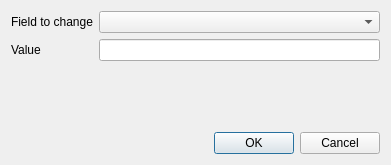
<?xml version="1.0" encoding="UTF-8"?>
<ui version="4.0">
 <class>BatchEditDialog</class>
 <widget class="QDialog" name="BatchEditDialog">
  <property name="geometry">
   <rect>
    <x>0</x>
    <y>0</y>
    <width>391</width>
    <height>165</height>
   </rect>
  </property>
  <property name="windowTitle">
   <string>Batch change</string>
  </property>
  <layout class="QVBoxLayout" name="verticalLayout">
   <item>
    <layout class="QFormLayout" name="formLayout">
     <item row="0" column="0">
      <widget class="QLabel" name="label">
       <property name="text">
        <string>Field to change</string>
       </property>
      </widget>
     </item>
     <item row="0" column="1">
      <widget class="QComboBox" name="m_fieldToChange"/>
     </item>
     <item row="1" column="0">
      <widget class="QLabel" name="label_2">
       <property name="text">
        <string>Value</string>
       </property>
      </widget>
     </item>
     <item row="1" column="1">
      <widget class="QLineEdit" name="m_value"/>
     </item>
    </layout>
   </item>
   <item>
    <spacer name="verticalSpacer">
     <property name="orientation">
      <enum>Qt::Vertical</enum>
     </property>
     <property name="sizeHint" stdset="0">
      <size>
       <width>20</width>
       <height>35</height>
      </size>
     </property>
    </spacer>
   </item>
   <item>
    <layout class="QHBoxLayout" name="horizontalLayout">
     <item>
      <spacer name="horizontalSpacer">
       <property name="orientation">
        <enum>Qt::Horizontal</enum>
       </property>
       <property name="sizeHint" stdset="0">
        <size>
         <width>40</width>
         <height>20</height>
        </size>
       </property>
      </spacer>
     </item>
     <item>
      <widget class="QPushButton" name="m_ok">
       <property name="text">
        <string>OK</string>
       </property>
      </widget>
     </item>
     <item>
      <widget class="QPushButton" name="m_cancel">
       <property name="text">
        <string>Cancel</string>
       </property>
      </widget>
     </item>
    </layout>
   </item>
  </layout>
 </widget>
 <resources/>
 <connections/>
</ui>
